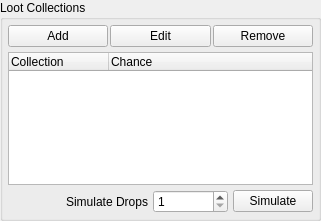
  <widget class="QGroupBox" name="groupBox_10">
   <property name="geometry">
    <rect>
     <x>740</x>
     <y>60</y>
     <width>321</width>
     <height>221</height>
    </rect>
   </property>
   <property name="title">
    <string>Loot Collections</string>
   </property>
   <layout class="QVBoxLayout" name="verticalLayout_5">
    <property name="spacing">
     <number>5</number>
    </property>
    <property name="margin">
     <number>5</number>
    </property>
    <item>
     <layout class="QHBoxLayout" name="horizontalLayout_7">
      <property name="spacing">
       <number>2</number>
      </property>
      <item>
       <widget class="QPushButton" name="pushButton_AddLootCollection">
        <property name="minimumSize">
         <size>
          <width>40</width>
          <height>0</height>
         </size>
        </property>
        <property name="text">
         <string>Add</string>
        </property>
       </widget>
      </item>
      <item>
       <widget class="QPushButton" name="pushButton_EditLootCollection">
        <property name="minimumSize">
         <size>
          <width>40</width>
          <height>0</height>
         </size>
        </property>
        <property name="text">
         <string>Edit</string>
        </property>
       </widget>
      </item>
      <item>
       <widget class="QPushButton" name="pushButton_RemoveLootCollection">
        <property name="minimumSize">
         <size>
          <width>40</width>
          <height>0</height>
         </size>
        </property>
        <property name="text">
         <string>Remove</string>
        </property>
       </widget>
      </item>
     </layout>
    </item>
    <item>
     <widget class="QTreeWidget" name="treeWidget">
      <column>
       <property name="text">
        <string>Collection</string>
       </property>
      </column>
      <column>
       <property name="text">
        <string>Chance</string>
       </property>
      </column>
     </widget>
    </item>
    <item>
     <layout class="QHBoxLayout" name="horizontalLayout_8">
      <item>
       <spacer name="horizontalSpacer">
        <property name="orientation">
         <enum>Qt::Horizontal</enum>
        </property>
        <property name="sizeHint" stdset="0">
         <size>
          <width>40</width>
          <height>20</height>
         </size>
        </property>
       </spacer>
      </item>
      <item>
       <widget class="QLabel" name="label_SimulateDrops">
        <property name="text">
         <string>Simulate Drops</string>
        </property>
        <property name="alignment">
         <set>Qt::AlignRight|Qt::AlignTrailing|Qt::AlignVCenter</set>
        </property>
       </widget>
      </item>
      <item>
       <widget class="QSpinBox" name="spinBox_SimulateDrops">
        <property name="sizePolicy">
         <sizepolicy hsizetype="Minimum" vsizetype="Fixed">
          <horstretch>0</horstretch>
          <verstretch>0</verstretch>
         </sizepolicy>
        </property>
        <property name="minimumSize">
         <size>
          <width>75</width>
          <height>0</height>
         </size>
        </property>
        <property name="minimum">
         <number>1</number>
        </property>
        <property name="maximum">
         <number>10000</number>
        </property>
       </widget>
      </item>
      <item>
       <widget class="QPushButton" name="pushButton_SimulateLootDrop">
        <property name="text">
         <string>Simulate</string>
        </property>
       </widget>
      </item>
     </layout>
    </item>
   </layout>
  </widget>
